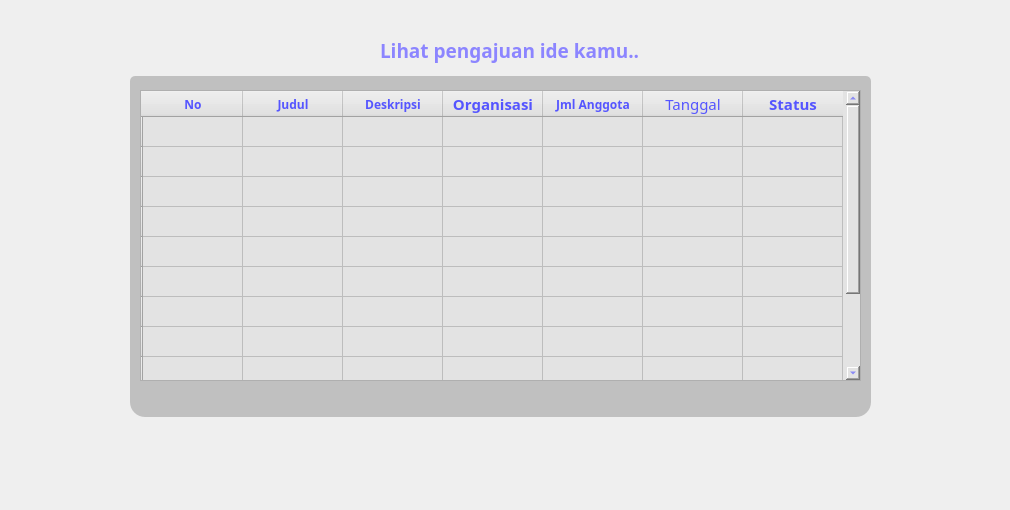
   <widget class="QWidget" name="tabProgress">
    <property name="styleSheet">
     <string notr="true"/>
    </property>
    <attribute name="title">
     <string>⏳ Progress Ide</string>
    </attribute>
    <widget class="QLabel" name="label_58">
     <property name="geometry">
      <rect>
       <x>380</x>
       <y>30</y>
       <width>301</width>
       <height>41</height>
      </rect>
     </property>
     <property name="font">
      <font>
       <family>Segoe UI Semibold</family>
       <pointsize>14</pointsize>
       <weight>75</weight>
       <bold>true</bold>
      </font>
     </property>
     <property name="styleSheet">
      <string notr="true">color: rgb(140, 133, 255);</string>
     </property>
     <property name="text">
      <string>Lihat pengajuan ide kamu..</string>
     </property>
    </widget>
    <widget class="QTableWidget" name="tblProgIde">
     <property name="geometry">
      <rect>
       <x>140</x>
       <y>90</y>
       <width>721</width>
       <height>291</height>
      </rect>
     </property>
     <property name="font">
      <font>
       <family>Segoe UI Light</family>
       <pointsize>11</pointsize>
      </font>
     </property>
     <property name="styleSheet">
      <string notr="true">color: rgb(85, 85, 255);
background-color: rgb(227, 227, 227);</string>
     </property>
     <property name="rowCount">
      <number>11</number>
     </property>
     <property name="columnCount">
      <number>7</number>
     </property>
     <row>
      <property name="text">
       <string/>
      </property>
      <property name="font">
       <font>
        <family>Segoe UI Light</family>
       </font>
      </property>
     </row>
     <row>
      <property name="text">
       <string/>
      </property>
      <property name="font">
       <font>
        <family>Segoe UI Light</family>
        <pointsize>9</pointsize>
       </font>
      </property>
     </row>
     <row>
      <property name="text">
       <string/>
      </property>
      <property name="font">
       <font>
        <family>Segoe UI Light</family>
        <pointsize>9</pointsize>
       </font>
      </property>
     </row>
     <row>
      <property name="text">
       <string/>
      </property>
      <property name="font">
       <font>
        <family>Segoe UI Light</family>
        <pointsize>9</pointsize>
       </font>
      </property>
     </row>
     <row>
      <property name="text">
       <string/>
      </property>
     </row>
     <row>
      <property name="text">
       <string/>
      </property>
     </row>
     <row>
      <property name="text">
       <string/>
      </property>
     </row>
     <row>
      <property name="text">
       <string/>
      </property>
     </row>
     <row>
      <property name="text">
       <string/>
      </property>
     </row>
     <row>
      <property name="text">
       <string/>
      </property>
     </row>
     <row>
      <property name="text">
       <string/>
      </property>
     </row>
     <column>
      <property name="text">
       <string>No</string>
      </property>
      <property name="font">
       <font>
        <family>Segoe UI Light</family>
        <pointsize>9</pointsize>
        <weight>75</weight>
        <bold>true</bold>
       </font>
      </property>
     </column>
     <column>
      <property name="text">
       <string>Judul</string>
      </property>
      <property name="font">
       <font>
        <family>Segoe UI Light</family>
        <pointsize>9</pointsize>
        <weight>75</weight>
        <bold>true</bold>
       </font>
      </property>
     </column>
     <column>
      <property name="text">
       <string>Deskripsi</string>
      </property>
      <property name="font">
       <font>
        <family>Segoe UI Light</family>
        <pointsize>9</pointsize>
        <weight>75</weight>
        <bold>true</bold>
       </font>
      </property>
     </column>
     <column>
      <property name="text">
       <string>Organisasi</string>
      </property>
      <property name="font">
       <font>
        <family>Segoe UI Light</family>
        <weight>75</weight>
        <bold>true</bold>
       </font>
      </property>
     </column>
     <column>
      <property name="text">
       <string>Jml Anggota</string>
      </property>
      <property name="font">
       <font>
        <family>Segoe UI Light</family>
        <pointsize>9</pointsize>
        <weight>75</weight>
        <bold>true</bold>
       </font>
      </property>
     </column>
     <column>
      <property name="text">
       <string>Tanggal</string>
      </property>
     </column>
     <column>
      <property name="text">
       <string>Status</string>
      </property>
      <property name="font">
       <font>
        <family>Segoe UI Light</family>
        <weight>75</weight>
        <bold>true</bold>
       </font>
      </property>
     </column>
    </widget>
    <widget class="QLabel" name="label_5">
     <property name="geometry">
      <rect>
       <x>-20</x>
       <y>330</y>
       <width>161</width>
       <height>171</height>
      </rect>
     </property>
     <property name="text">
      <string/>
     </property>
     <property name="pixmap">
      <pixmap resource="../Images/Source.qrc">:/images/undraw_No_data_re_kwbl.svg</pixmap>
     </property>
     <property name="scaledContents">
      <bool>true</bool>
     </property>
    </widget>
    <widget class="QLabel" name="label_13">
     <property name="geometry">
      <rect>
       <x>130</x>
       <y>76</y>
       <width>741</width>
       <height>341</height>
      </rect>
     </property>
     <property name="styleSheet">
      <string notr="true">background-color: rgba(0, 0, 0, 50);
border-top-left-radius: 5px;
border-top-right-radius: 5px;
border-bottom-left-radius: 15px;
border-bottom-right-radius: 15px;</string>
     </property>
     <property name="text">
      <string/>
     </property>
    </widget>
    <widget class="QLabel" name="label_16">
     <property name="geometry">
      <rect>
       <x>840</x>
       <y>-10</y>
       <width>161</width>
       <height>171</height>
      </rect>
     </property>
     <property name="text">
      <string/>
     </property>
     <property name="pixmap">
      <pixmap resource="../Images/Source.qrc">:/images/undraw_No_data_re_kwbl.svg</pixmap>
     </property>
     <property name="scaledContents">
      <bool>true</bool>
     </property>
    </widget>
    <zorder>label_16</zorder>
    <zorder>label_5</zorder>
    <zorder>label_58</zorder>
    <zorder>label_13</zorder>
    <zorder>tblProgIde</zorder>
   </widget>
